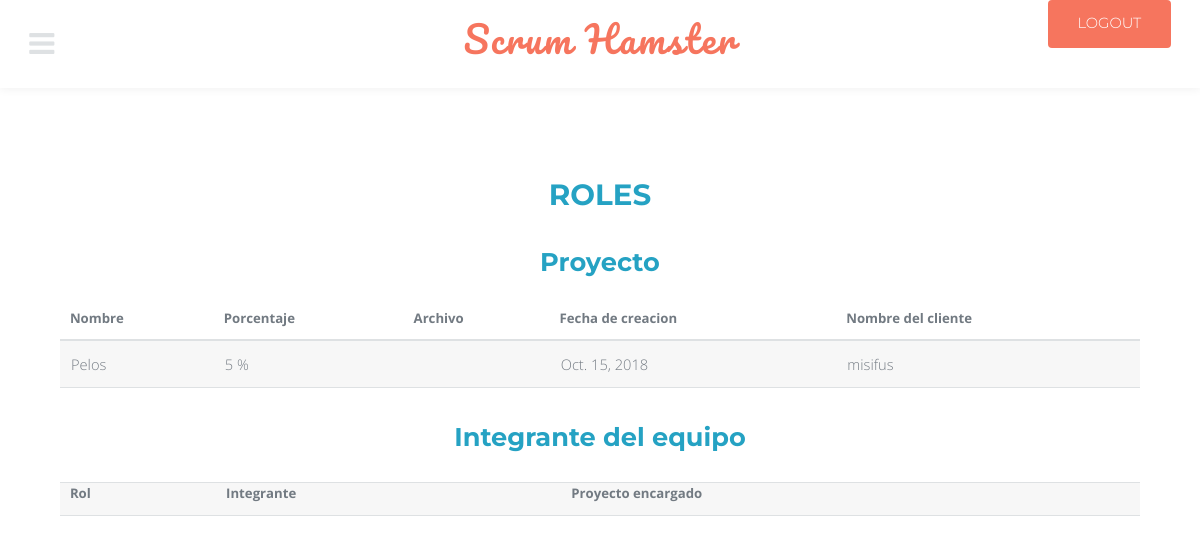
The page /project_rols/1/ (signed in) on the database as committed earlier.
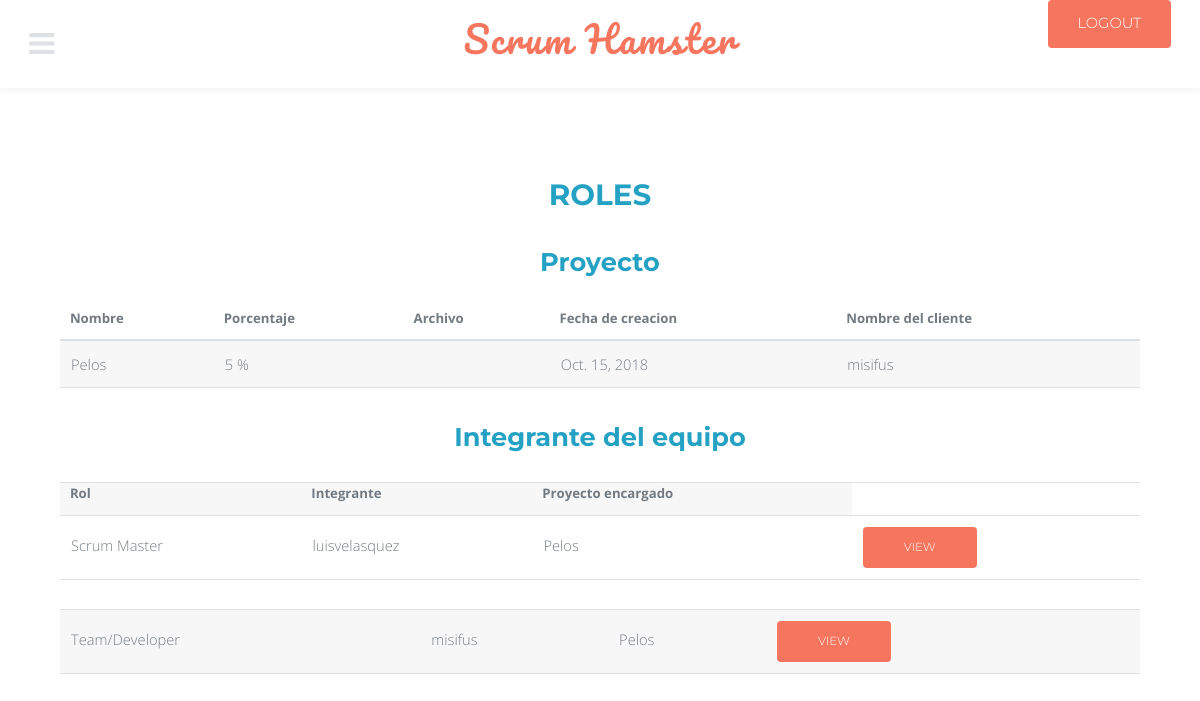
The same page on the database as committed later.
### modules/models.py (models this page shows, shortened)
class rol(models.Model):
    rol_choices = (
		('Scrum Master', 'Scrum Master'),
		('Product Owner', 'Product Owner'),
		('Team/Developer', 'Team/Developer'),
		)
    rol = models.CharField(
		max_length = 15,
		choices = rol_choices,
		default = 'Team/Developer',
		)
    project_id = models.ForeignKey(project, on_delete = models.CASCADE)
    user_id = models.ForeignKey(User, on_delete = models.CASCADE)

class project(models.Model):
    name = models.CharField(max_length = 75)
    percent = models.PositiveSmallIntegerField()
    created_at = models.DateField(auto_now_add = True)
    file = models.URLField(blank = True)
    client_id = models.ForeignKey(client, on_delete = models.CASCADE)
    def __str__(self):
        return '%s' % (self.name)

### modules/views.py (the view)
# urls.py: path('project_rols/<int:id>/', project_rols, name = 'project_rols'),
@login_required
def project_rols(request, id):
    data_ = project.objects.get(id = id)
    data = rol.objects.filter(project_id = id)
    return render(request, 'project/project_rols.html', {'data_': data_,'data': data})

### modules/models.py (called while the page is built)
    def __str__(self):
        return '%s' % (self.name)

### modules/templates/project/project_rols.html (shortened to what this page needs)
{% extends 'base.html' %}
{% block cont %}
<h1>ROLES</h1>
<h2>Proyecto</h2>
<table >
		<thead>
				<tr>
					<th>Nombre</th>
					<th>Porcentaje</th>
					<th>Archivo</th>
					<th>Fecha de creacion</th>
					<th>Nombre del cliente</th>
				</tr>
			</thead>
<tbody>
<div>
	<tr>
    	<td>{{ data_.name }}</td>
		<td>{{ data_.percent }} %</td>
		<td>{{ data_.file }}</td>
		<td>{{ data_.created_at }}</td>
		<td>{{ data_.client_id }}</td>
	</tr>
</div>
</table>
<h2>Integrante del equipo</h2>
<table border="10">
<div>
	<tr>
		<th>Rol</th>
		<th>Integrante</th>
		<th>Proyecto encargado</th>
	</tr>
	{% for i in data %}
	<tr>
		<td>{{ i.rol }}</td>
		<td>{{ i.user_id }}</td>
		<td>{{ i.project_id }}</td>
		<td>
			<a href="{% url 'view_rol' i.id %}" class="button small">View</a>
		</td>
	</div>
<table>
{% endfor %}
</table>
{% endblock %}

Rows that differ between the two databases and show on the page:
added rol: rol "Scrum Master", user_id "luisvelasquez", project_id "Pelos"
added rol: rol "Team/Developer", user_id "misifus", project_id "Pelos"
